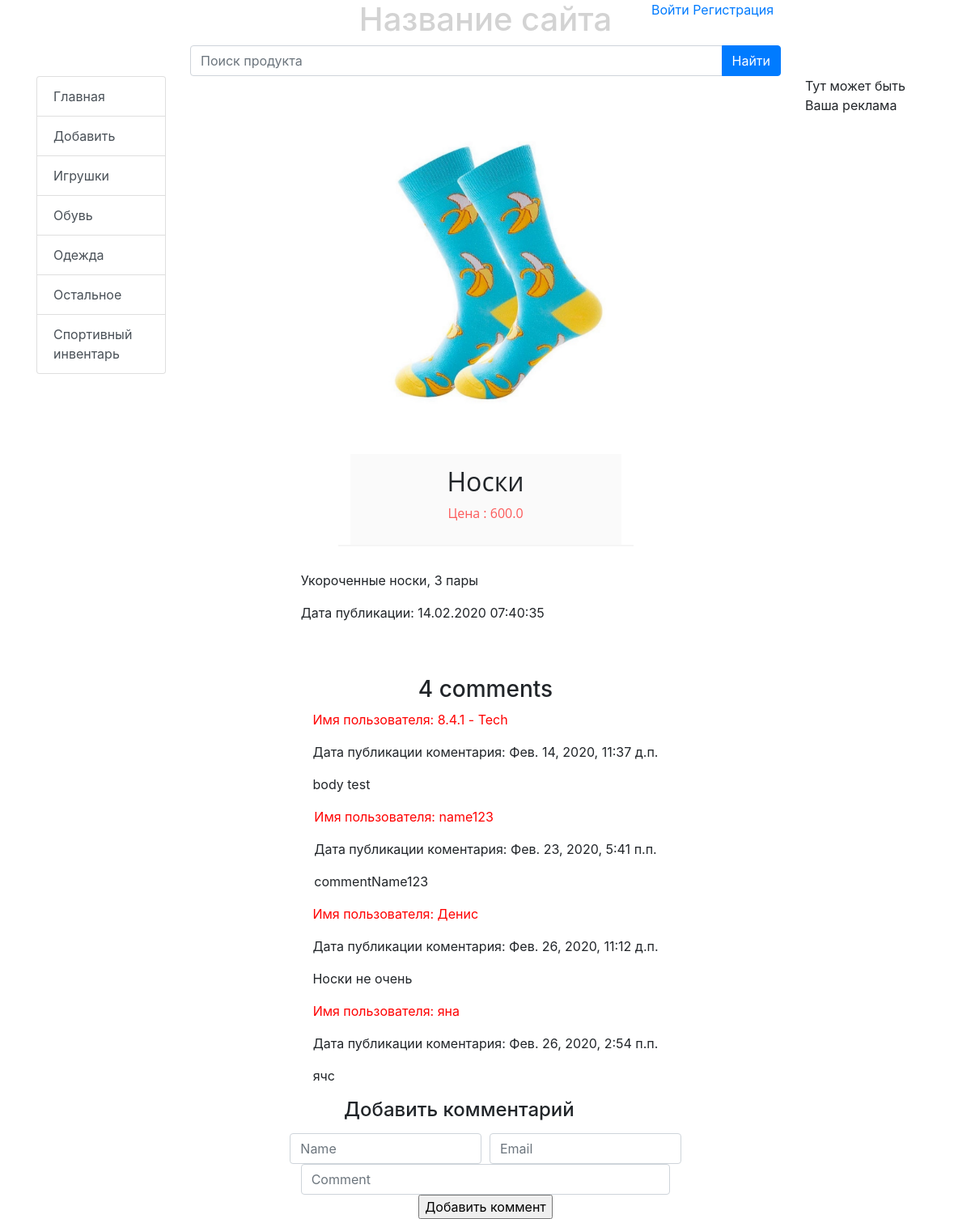
/product/9-noski, run on the app's committed database.
### bboard/models.py (models this page shows, shortened)
class Rubric(models.Model):
    name = models.CharField(max_length=20, db_index=True, verbose_name='Название')
    class Meta:
        verbose_name_plural = 'Рубрики'
        verbose_name = 'Рубрики'
        ordering = ['name']

class Bb(models.Model):
    title = models.CharField(max_length=50)
    content = models.TextField(null=True, blank=True)
    price = models.FloatField(null=True, blank=True)
    published = models.DateTimeField(auto_now_add=True, db_index=True)
    rubric = models.ForeignKey('Rubric', null=True, on_delete=models.PROTECT, verbose_name='Рубрики')
    image = models.ImageField('Изображения', upload_to='products', blank=True)
    url = models.SlugField(max_length=50)
    '''def get_absolute_url(self):
        return reverse('productDetail', kwargs={"slug" : self.url})
    '''
    class Meta:
        verbose_name_plural = 'Объявления'
        verbose_name = 'Объявление'
        ordering = ['-published']  # по умолчанию сортировать результаты по полю

class Comment(models.Model):
    post = models.ForeignKey(Bb, related_name='comments', on_delete=models.CASCADE, null=True, blank=True)
    name = models.CharField(max_length=80)
    email = models.EmailField()
    body = models.CharField(max_length=100)
    created = models.DateTimeField(auto_now_add=True)
    updated = models.DateTimeField(auto_now=True)
    active = models.BooleanField(default=True)
    class Meta:
        ordering = ('created',)
        verbose_name_plural = 'Комментарии'
        verbose_name = 'Комментарий'

### bboard/views.py (the view)
# urls.py: path('product/<int:product_id>-<slug:url>', by_product, name='by_product'),
def by_product(request, product_id, url):
	current_product = Bb.objects.get(pk=product_id)
	rubrics = Rubric.objects.all()
	comments = Comment.objects.filter(post=product_id)
	if request.method == 'POST':
		form = CommentForm(request.POST)
		if form.is_valid():
			print(form.cleaned_data)
			form = form.save(commit=False)
			form.post_id = product_id
			form.save()
	else:
		form = CommentForm()
	context = {
		'current_product': current_product,
		'rubrics': rubrics,
		'comments' : comments,
		'form' : form
	}
	return render(request, 'bboard/by_product.html', context)

### bboard/forms.py
class CommentForm(ModelForm):
	class Meta:
		model = Comment
		fields = ('name', 'email', 'body')

### bboard/templates/bboard/by_product.html (shortened to what this page needs)
{% extends "layout/basic.html" %}
{% block content %}
        <div class="container" style="margin-top: 20px;">
            <div class="row">
                <div class="col-lg-6 offset-lg-3 product-item" >
                          <img src="{{ MEDIA_URL }}{{ current_product.image }}">
                          <div class="product-list">
                            <h2>{{  current_product.title|truncatewords:3 }}</h2>
                              <span class="price">Цена : {{ current_product.price }}</span>
                          </div>
                </div>
                <div class="col-lg-8 offset-lg-2" style="margin-top: 30px;">
                    <p>{{ current_product.content }}</p>
                    <p>Дата публикации: {{ current_product.published|date:"d.m.Y H:i:s" }}</p>
                </div>
            </div>
        </div>
    <div class="row" style="margin-top: 50px;">
         <div style="margin: 0 auto;" >
            {% with comments.count as total_comments %}
                <h3>
                    {{ total_comments }} comment{{ total_comments|pluralize }}
                </h3>
            {% endwith %}
        </div>
    </div>
    <div class="row">
        {% for comment in comments %}
           <div style="margin: 0 auto;">
                <p style="color: red;"> Имя пользователя: {{ comment.name }} </p>
                <p> Дата публикации коментария: {{ comment.created }}</p>
                <p> {{ comment.body|linebreaks }} </p>
            </div>
        {% empty %}
            <div style="margin: 0 auto;">
                <p>There are no comments yet.</p>
            </div>
        {% endfor %}
    </div>
    <div class="row">
         {% if new_comment %}
           <div style="margin: 0 auto;">
             <h2>Your comment has been added.</h2>
           </div>
         {% else %}
             <div class="col-lg-6 offset-lg-3">
                <h4 style="margin: 0 auto;">Добавить комментарий</h4>
             </div>
     </div>
         <div class="row">
                <form method="post" class="col-lg-12" action="">{% csrf_token %}
                    <div class="form-row" style="margin-top: 15px;">
                        <div class="col-4 offset-2">
                          <input type="text" class="form-control" placeholder="Name" name="name">
                        </div>
                        <div class="col-4">
                          <input type="text" class="form-control" placeholder="Email" name="email">
                        </div>
                    </div>
                    <div class="col-lg-8 offset-2">
                        <input type="text" class="form-control" placeholder="Comment" name="body">
                    </div>
                    <div class="row">
                         <input type="submit" value="Добавить коммент" style="margin: 0 auto;">
                    </div>
                </form>
        </div>
        {% endif %}
{% endblock %}

### bboard/templates/layout/basic.html (shortened to what this page needs)
{% load static %}
<!DOCTYPE html>
<html>
	<head>
		<link rel="stylesheet" type="text/css" href="{% static 'bboard/style.css' %}">
		<link rel="stylesheet" href="https://stackpath.bootstrapcdn.com/bootstrap/4.3.1/css/bootstrap.min.css">
	</head>
	<body>
		<div class="general-containe">
            <header1>
                <div class="container">
                    <div class="row">
                        <div class="col-lg"></div>
                        <div class="col-lg text-center">
                            <h1 style="color: lightgray;">Название сайта</h1>
                        </div>
                        <div class="col-lg">
                            {% if username %}
                                <a href="">Выйти</a>
                            {% else %}
                                <a href="{% url 'login' %}">Войти</a>
                            {% endif %}
                            <a href="{% url 'create_user' %}">Регистрация</a>
                        </div>
                    </div>
                </div>
            </header1>
            <div class="container">
				<div class="row">
					<div class="col-lg-8 offset-lg-2">
						<div class="input-group justify-content-center">
	  						<input type="text" class="form-control" placeholder="Поиск продукта" aria-label="Поиск продукта" aria-describedby="button-addon2">
	  						<div class="input-group-append">
	    						<button class="btn btn-primary" type="button" id="button-addon2">Найти</button>
					  		</div>
						</div>
					</div>
				</div>
            </div>
            <div class="container">
                <div class="row">
                    <div class="col-lg-2">
                        <div class="list-group">
                              <a href="{% url 'index' %}" class="list-group-item list-group-item-action">
                                Главная
                              </a>
                              <a href="{% url 'add' %}" class="list-group-item list-group-item-action">Добавить</a>
                                {% for rubric in rubrics %}
                               <a href="{% url 'by_rubric' rubric.pk %}" class="list-group-item list-group-item-action">{{ rubric.name }}</a>
                                {% endfor %}
                        </div>
                    </div>
                    <div class="col-lg-8">
						{% block content %}
						{% endblock %}
					</div>
					<div class="col-lg-2">
						<p>Тут может быть Ваша реклама </p>
					</div>
                </div>
            </div>
		</div>
	</body>
</html>

### bboard/static/bboard/style.css (style rules this page uses)
html, body { height: 100%; max-height: 100%; }

### bboard/templates/layout/basic.html (style rules this page uses)
* { box-sizing: border-box; }
.product-item { width: 300px; text-align: center; border-bottom: 2px solid #F5F5F5; background: white; font-family: "Open Sans"; transition: .3s ease-in; }
.product-item img { display: block; width: 100%; }
.product-list { background: #fafafa; padding: 15px 0; }
.price { font-size: 16px; color: #fc5a5a; display: block; margin-bottom: 12px; }

### data on the page
Rubric: name "Игрушки"
Rubric: name "Обувь"
Rubric: name "Одежда"
Rubric: name "Остальное"
Rubric: name "Спортивный инвентарь"
Bb: image (picture), title "Носки", price "600.0", content "Укороченные носки, 3 пары", published "14.02.2020 07:40:35"
Comment: name "8.4.1 - Tech", created "Фев. 14, 2020, 11:37 д.п.", body "body test"
Comment: name "name123", created "Фев. 23, 2020, 5:41 п.п.", body "commentName123"
Comment: name "Денис", created "Фев. 26, 2020, 11:12 д.п.", body "Носки не очень"
Comment: name "яна", created "Фев. 26, 2020, 2:54 п.п.", body "ячс"

### other printed values
{{ total_comments }} "4"
